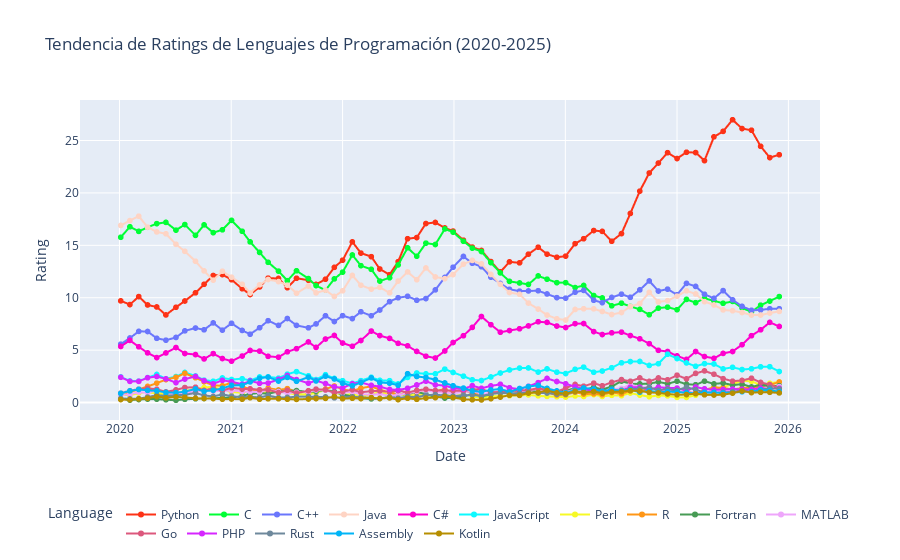

The cell this chart's notebook holds for it:
### Code cell
import plotly.express as px

def create_line_chart(df,anio1="2020", anio2="2025"):
  
  fig = px.line(
      df,
      x='Date',
      y='Rating',
      color='Language',
      title='Tendencia de Ratings de Lenguajes de Programación (2020-2025)',
      color_discrete_sequence=px.colors.qualitative.Light24,
      markers=True
  )

  fig.update_layout(
      legend=dict(
          orientation="h",    
          yanchor="top",
          y=-0.25,
          xanchor="center",
          x=0.5
      ),
      margin=dict(b=100)       # más espacio abajo para la leyenda
  )

  return fig
